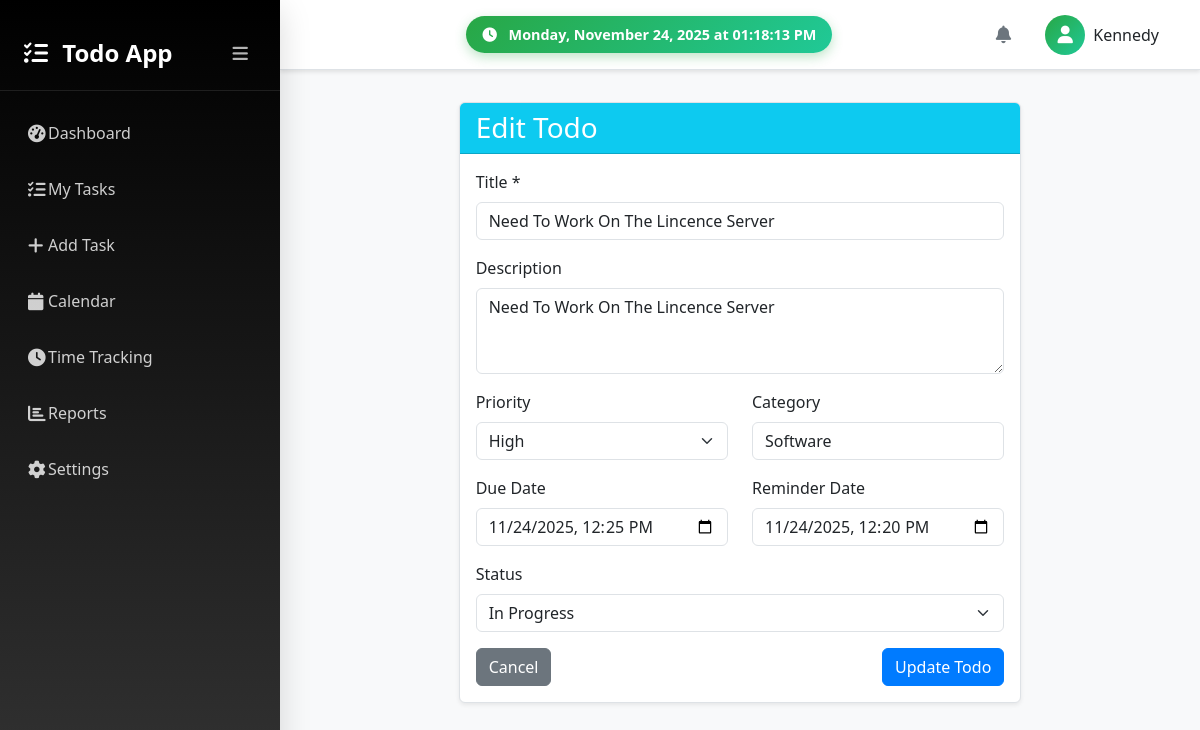
The app's page /todo/2/update/ (signed in) with its own data.
### core/models.py (models this page shows, shortened)
class Todo(models.Model):
    PRIORITY_CHOICES = [
        ('low', 'Low'),
        ('medium', 'Medium'),
        ('high', 'High'),
    ]
    STATUS_CHOICES = [
        ('pending', 'Pending'),
        ('in_progress', 'In Progress'),
        ('completed', 'Completed'),
    ]
    title = models.CharField(max_length=200)
    description = models.TextField(blank=True)
    created_at = models.DateTimeField(auto_now_add=True)
    updated_at = models.DateTimeField(auto_now=True)
    due_date = models.DateTimeField(null=True, blank=True)
    completed = models.BooleanField(default=False)
    user = models.ForeignKey(User, on_delete=models.CASCADE)
    priority = models.CharField(max_length=10, choices=PRIORITY_CHOICES, default='medium')
    category = models.CharField(max_length=100, blank=True)
    reminder_date = models.DateTimeField(null=True, blank=True)
    status = models.CharField(max_length=20, choices=STATUS_CHOICES, default='pending')
    class Meta:
        ordering = ['-created_at']

### core/views.py (the view, shortened to what this page needs)
# urls.py: path('todo/<int:pk>/update/', views.todo_update, name='todo_update'),
@login_required
def todo_update(request, pk):
    todo = get_object_or_404(Todo, pk=pk, user=request.user)
    return render(request, 'core/todo_form.html', {'todo': todo})

### core/context_processors.py (called while the page is built)
def notifications(request):
    if request.user.is_authenticated:
        notifications = Notification.objects.filter(
            user=request.user,
            is_read=False
        ).order_by('-created_at')[:10]  # Show top 10 notifications
        return {'notifications': notifications}
    return {'notifications': []}

def reminders(request):
    if request.user.is_authenticated:
        reminders = Todo.objects.filter(
            user=request.user,
            reminder_date__lte=timezone.now(),
            completed=False
        ).order_by('reminder_date')[:5]  # Show top 5 reminders
        return {'reminders': reminders}
    return {'reminders': []}

### core/templates/core/todo_form.html (shortened to what this page needs)
{% extends 'core/dashboard_base.html' %}
{% block content %}
<div class="row justify-content-center">
    <div class="col-md-8">
        <div class="card">
            <div class="card-header bg-info text-white">
                <h3 class="card-title mb-0">{% if todo %}Edit Todo{% else %}Create New Todo{% endif %}</h3>
            </div>
            <div class="card-body">
                <form method="post">
                    <div class="mb-3">
                        <label for="title" class="form-label">Title *</label>
                        <input type="text" class="form-control" id="title" name="title" value="{{ todo.title|default:'' }}" required>
                    </div>
                    <div class="mb-3">
                        <label for="description" class="form-label">Description</label>
                        <textarea class="form-control" id="description" name="description" rows="3">{{ todo.description|default:'' }}</textarea>
                    </div>
                    <div class="row">
                        <div class="col-md-6 mb-3">
                            <label for="priority" class="form-label">Priority</label>
                            <select class="form-select" id="priority" name="priority">
                                <option value="high" {% if todo.priority == 'high' %}selected{% endif %}>High</option>
                            </select>
                        </div>
                        <div class="col-md-6 mb-3">
                            <label for="category" class="form-label">Category</label>
                            <input type="text" class="form-control" id="category" name="category" value="{{ todo.category|default:'' }}">
                        </div>
                    </div>
                    <div class="row">
                        <div class="col-md-6 mb-3">
                            <label for="due_date" class="form-label">Due Date</label>
                            <input type="datetime-local" class="form-control" id="due_date" name="due_date" value="{% if todo.due_date %}{{ todo.due_date|date:'Y-m-d\TH:i' }}{% endif %}">
                        </div>
                        <div class="col-md-6 mb-3">
                            <label for="reminder_date" class="form-label">Reminder Date</label>
                            <input type="datetime-local" class="form-control" id="reminder_date" name="reminder_date" value="{% if todo.reminder_date %}{{ todo.reminder_date|date:'Y-m-d\TH:i' }}{% endif %}">
                        </div>
                    </div>
                    {% if todo %}
                        <div class="mb-3">
                            <label for="status" class="form-label">Status</label>
                            <select class="form-select" id="status" name="status">
                                <option value="in_progress" {% if todo.status == 'in_progress' %}selected{% endif %}>In Progress</option>
                            </select>
                        </div>
                    {% endif %}
                    <div class="d-flex justify-content-between">
                        <a href="{% url 'todo_list' %}" class="btn btn-secondary">Cancel</a>
                        <button type="submit" class="btn btn-primary">{% if todo %}Update{% else %}Create{% endif %} Todo</button>
                    </div>
                </form>
            </div>
        </div>
    </div>
</div>
{% endblock %}

### core/templates/core/dashboard_base.html (shortened to what this page needs)
{% load static %}
<!DOCTYPE html>
<html lang="en">
<head>
    <link href="https://cdn.jsdelivr.net/npm/bootstrap@5.3.0/dist/css/bootstrap.min.css" rel="stylesheet">
    <link rel="stylesheet" href="https://cdnjs.cloudflare.com/ajax/libs/font-awesome/6.4.0/css/all.min.css">
    <link rel="stylesheet" href="https://cdn.jsdelivr.net/npm/sweetalert2@11.7.32/dist/sweetalert2.min.css">
    <link rel="stylesheet" href="{% static 'core/css/style.css' %}">
    <link rel="stylesheet" href="{% static 'core/css/dashboard.css' %}">
</head>
<body>
    <div class="dashboard-container">
        <nav class="sidebar" id="sidebar">
            <div class="sidebar-header">
                <div class="sidebar-title-wrapper">
                    <h3 class="sidebar-title">
                        <i class="fas fa-tasks me-2"></i>
                        <span class="sidebar-text">Todo App</span>
                    </h3>
                    <button class="sidebar-collapse-btn d-none d-lg-block" id="sidebarCollapse">
                        <i class="fas fa-bars"></i>
                    </button>
                </div>
            </div>
            <ul class="sidebar-menu">
                <li class="menu-item {% if request.resolver_match.url_name == 'dashboard' %}active{% endif %}">
                    <a href="{% url 'dashboard' %}" class="menu-link">
                        <i class="fas fa-tachometer-alt"></i>
                        <span class="menu-text">Dashboard</span>
                    </a>
                </li>
                <li class="menu-item {% if request.resolver_match.url_name == 'todo_list' %}active{% endif %}">
                    <a href="{% url 'todo_list' %}" class="menu-link">
                        <i class="fas fa-list-check"></i>
                        <span class="menu-text">My Tasks</span>
                    </a>
                </li>
                <li class="menu-item {% if request.resolver_match.url_name == 'todo_create' %}active{% endif %}">
                    <a href="{% url 'todo_create' %}" class="menu-link">
                        <i class="fas fa-plus"></i>
                        <span class="menu-text">Add Task</span>
                    </a>
                </li>
                <li class="menu-item {% if request.resolver_match.url_name == 'calendar' %}active{% endif %}">
                    <a href="{% url 'calendar' %}" class="menu-link">
                        <i class="fas fa-calendar"></i>
                        <span class="menu-text">Calendar</span>
                    </a>
                </li>
                <li class="menu-item {% if request.resolver_match.url_name == 'time_tracking' %}active{% endif %}">
                    <a href="{% url 'time_tracking' %}" class="menu-link">
                        <i class="fas fa-clock"></i>
                        <span class="menu-text">Time Tracking</span>
                    </a>
                </li>
                <li class="menu-item {% if request.resolver_match.url_name == 'reports' %}active{% endif %}">
                    <a href="{% url 'reports' %}" class="menu-link">
                        <i class="fas fa-chart-bar"></i>
                        <span class="menu-text">Reports</span>
                    </a>
                </li>
                <li class="menu-item {% if request.resolver_match.url_name == 'settings' %}active{% endif %}">
                    <a href="{% url 'settings' %}" class="menu-link">
                        <i class="fas fa-cog"></i>
                        <span class="menu-text">Settings</span>
                    </a>
                </li>
            </ul>
        </nav>
        <div class="main-content">
            <nav class="top-navbar">
                <div class="navbar-content">
                    <div class="navbar-center">
                        <div class="current-time" id="currentTime">
                            <i class="fas fa-clock me-2"></i>
                            <span id="timeDisplay"></span>
                        </div>
                    </div>
                    <div class="navbar-right">
                        <div class="dropdown">
                            <button class="btn btn-link position-relative notification-btn" type="button"
                                    id="notificationDropdown" data-bs-toggle="dropdown">
                                <i class="fas fa-bell"></i>
                            </button>
                        </div>
                        <div class="dropdown">
                            <button class="btn btn-link user-menu-btn" type="button" id="userDropdown" data-bs-toggle="dropdown">
                                <div class="user-avatar">
                                    <i class="fas fa-user"></i>
                                </div>
                                <span class="d-none d-lg-inline ms-2">{{ user.username }}</span>
                            </button>
                        </div>
                    </div>
                </div>
            </nav>
            <main class="page-content">
                {% block content %}{% endblock %}
            </main>
        </div>
    </div>
</body>
</html>

### core/static/core/css/style.css (style rules this page uses)
body { background-color: #f8f9fa; color: #212529; }
.card { border: 1px solid #dee2e6; box-shadow: 0 0.125rem 0.25rem rgba(0, 0, 0, 0.075); }
.card-header { font-weight: bold; }
.card { transition: transform 0.2s ease-in-out; }
.btn-primary { background-color: #007bff; border-color: #007bff; }

### core/static/core/css/dashboard.css (style rules this page uses)
:root { --sidebar-width: 280px; --topbar-height: 70px; --primary-color: #28a745; --secondary-color: #6c757d; --dark-color: #212529; --light-color: #f8f9fa; --border-color: #dee2e6; --shadow: 0 2px 10px rgba(0,0,0,0.1); --shadow-lg: 0 10px 30px rgba(0,0,0,0.15); --transition: all 0.3s ease; }
.dashboard-container { display: flex; min-height: 100vh; background-color: var(--light-color); }
.sidebar { width: var(--sidebar-width); background: linear-gradient(180deg, #000 0%, #333 100%); color: white; position: fixed; top: 0; left: 0; height: 100vh; z-index: 1000; overflow-y: auto; box-shadow: var(--shadow-lg); transition: var(--transition); }
.sidebar-header { padding: 2rem 1.5rem 1rem; border-bottom: 1px solid rgba(255,255,255,0.1); }
.sidebar-title-wrapper { display: flex; align-items: center; justify-content: space-between; }
.sidebar-title { font-size: 1.5rem; font-weight: 700; margin: 0; color: white; }
.sidebar-collapse-btn { background: none; border: none; color: rgba(255,255,255,0.7); font-size: 1.1rem; padding: 0.5rem; border-radius: 0.375rem; cursor: pointer; transition: var(--transition); display: flex; align-items: center; justify-content: center; }
.sidebar-menu { list-style: none; padding: 1rem 0; margin: 0; }
.menu-item { margin-bottom: 0.25rem; }
.menu-link { display: flex; align-items: center; padding: 0.875rem 1.5rem; color: rgba(255,255,255,0.8); text-decoration: none; transition: var(--transition); border-left: 4px solid transparent; }
.menu-link i { font-size: 1.1rem; width: 20px; }
.main-content { flex: 1; margin-left: var(--sidebar-width); display: flex; flex-direction: column; min-height: 100vh; transition: margin-left 0.3s ease; }
.top-navbar { height: var(--topbar-height); background: white; border-bottom: 1px solid var(--border-color); box-shadow: 0 2px 4px rgba(0,0,0,0.1); position: sticky; top: 0; z-index: 999; }
.navbar-content { height: 100%; display: flex; align-items: center; justify-content: space-between; padding: 0 2rem; }
.navbar-center { flex: 1; display: flex; justify-content: center; }
.current-time { background: linear-gradient(135deg, #28a745 0%, #20c997 100%); color: white; padding: 0.5rem 1rem; border-radius: 2rem; font-weight: 600; font-size: 0.9rem; box-shadow: 0 4px 12px rgba(40, 167, 69, 0.3); }
.navbar-right { display: flex; align-items: center; gap: 1rem; }
.notification-btn { position: relative; color: var(--secondary-color); font-size: 1.1rem; padding: 0.5rem; border-radius: 50%; transition: var(--transition); }
.user-menu-btn { display: flex; align-items: center; color: var(--dark-color); text-decoration: none; padding: 0.5rem; border-radius: 0.5rem; transition: var(--transition); }
.user-avatar { width: 40px; height: 40px; border-radius: 50%; background: linear-gradient(135deg, var(--primary-color) 0%, #20c997 100%); display: flex; align-items: center; justify-content: center; color: white; font-size: 1.1rem; }
.page-content { flex: 1; padding: 2rem; background-color: var(--light-color); }

### records on screen
Todo: title "Need To Work On The Lincence Server", description "Need To Work On The Lincence Server", priority "High", category "Software", due_date "11/24/2025 12:25", reminder_date "11/24/2025 12:20", status "In Progress"

### other values on screen
{{ user.username }} "Kennedy"
